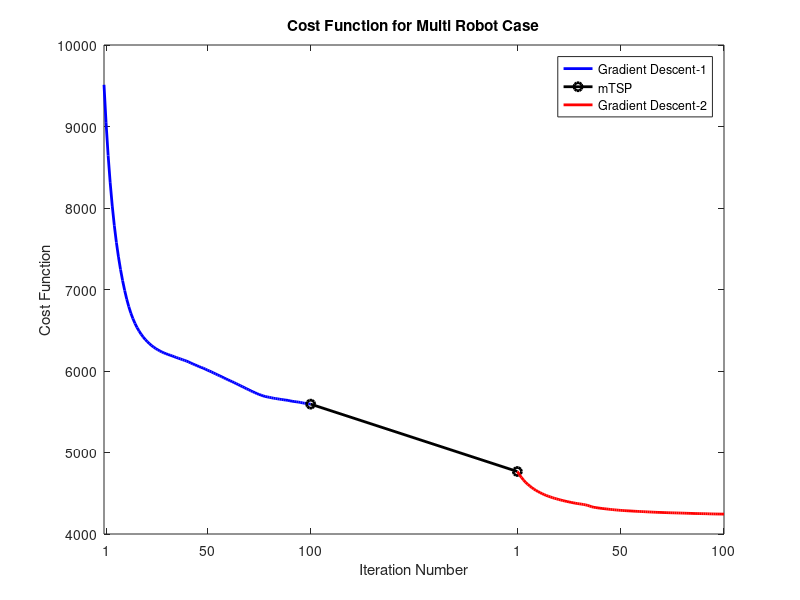

The MATLAB source for this figure:

 h1=1e3*[    9.5116
    9.0450
    8.6449
    8.3084
    8.0238
    7.7824
    7.5761
    7.3996
    7.2449
    7.1090
    6.9887
    6.8812
    6.7890
    6.7093
    6.6424
    6.5833
    6.5324
    6.4891
    6.4497
    6.4165
    6.3845
    6.3585
    6.3339
    6.3132
    6.2941
    6.2754
    6.2612
    6.2465
    6.2332
    6.2222
    6.2120
    6.2022
    6.1938
    6.1851
    6.1753
    6.1654
    6.1572
    6.1480
    6.1387
    6.1301
    6.1212
    6.1103
    6.0980
    6.0870
    6.0762
    6.0652
    6.0542
    6.0444
    6.0350
    6.0237
    6.0111
    6.0003
    5.9890
    5.9762
    5.9647
    5.9521
    5.9411
    5.9294
    5.9163
    5.9041
    5.8922
    5.8803
    5.8694
    5.8570
    5.8449
    5.8330
    5.8194
    5.8078
    5.7958
    5.7816
    5.7713
    5.7575
    5.7461
    5.7344
    5.7228
    5.7129
    5.7039
    5.6946
    5.6878
    5.6820
    5.6774
    5.6721
    5.6660
    5.6626
    5.6584
    5.6540
    5.6505
    5.6464
    5.6428
    5.6401
    5.6338
    5.6293
    5.6259
    5.6221
    5.6188
    5.6152
    5.6091
    5.6048
    5.6005
    5.5971
    5.5934]';
h2=1e3*[      4.7669
    4.7277
    4.6926
    4.6619
    4.6349
    4.6109
    4.5893
    4.5695
    4.5517
    4.5356
    4.5210
    4.5071
    4.4947
    4.4834
    4.4728
    4.4636
    4.4547
    4.4458
    4.4379
    4.4311
    4.4234
    4.4168
    4.4105
    4.4044
    4.3988
    4.3934
    4.3884
    4.3831
    4.3783
    4.3740
    4.3702
    4.3665
    4.3624
    4.3574
    4.3514
    4.3427
    4.3340
    4.3279
    4.3240
    4.3202
    4.3166
    4.3136
    4.3107
    4.3077
    4.3049
    4.3020
    4.2994
    4.2966
    4.2944
    4.2921
    4.2901
    4.2881
    4.2865
    4.2850
    4.2836
    4.2823
    4.2808
    4.2792
    4.2780
    4.2767
    4.2754
    4.2742
    4.2729
    4.2715
    4.2703
    4.2689
    4.2678
    4.2666
    4.2656
    4.2648
    4.2640
    4.2631
    4.2622
    4.2613
    4.2605
    4.2598
    4.2591
    4.2584
    4.2577
    4.2570
    4.2563
    4.2554
    4.2545
    4.2537
    4.2530
    4.2521
    4.2514
    4.2509
    4.2504
    4.2499
    4.2494
    4.2489
    4.2484
    4.2471
    4.2466
    4.2460
    4.2455
    4.2451
    4.2448
    4.2444
    4.2441]';

h3=1e3*[4.2033];

plot(0:100,h1,'b','linewidth',2);
hold on;
plot([100,200],[h1(end),h2(1)],'k-o','linewidth',2);
hold on;
plot(200:300,h2,'r','linewidth',2);
hold on;
% plot([300,400],[h2(end),h3(1)],'k-o','linewidth',2);
% hold on;
% plot(400:500,h3,'g','linewidth',2);
% hold on;
 title 'Cost Function for Multi Robot Case';
xlabel 'Iteration Number';
ylabel 'Cost Function';
legend ('Gradient Descent-1','mTSP','Gradient Descent-2');
set(gca,'xtick',[1,50,100,200,250,300], 'xticklabel',{'1','50','100','1','50','100'});